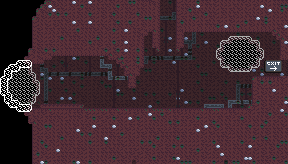

This game map was drawn from its Tiled (.tmx) file and the tilesets committed beside it. A one-line description and the trimmed map source follow:
An orthogonal 72x41 tile map with 4x4 px tiles, 5 tile layers (Background, Pipes background, Pipes foreground, Main, ...), 4 tilesets.

<map version="1.10" tiledversion="1.11.2" orientation="orthogonal" renderorder="right-down" width="72" height="41" tilewidth="4" tileheight="4" infinite="0" nextlayerid="10" nextobjectid="1">
 <tileset firstgid="1" source="../tilesets/metal_plate_tileset.tsx" />
 <tileset firstgid="169" source="../tilesets/glass_tileset.tsx" />
 <tileset firstgid="265" source="../tilesets/pipe_tileset.tsx" />
 <tileset firstgid="405" source="../tilesets/signs_tileset.tsx" />
 <layer id="2" name="Background" width="72" height="41">
  <data>[2952 cells, 1271 non-empty, 23 distinct tile ids]</data>
 </layer>
 <layer id="4" name="Pipes background" width="72" height="41">
  <data>[2952 cells, 121 non-empty, 30 distinct tile ids]</data>
 </layer>
 <layer id="5" name="Pipes foreground" width="72" height="41">
  <data>[2952 cells, 30 non-empty, 19 distinct tile ids]</data>
 </layer>
 <layer id="1" name="Main" width="72" height="41">
  <data>[2952 cells, 1895 non-empty, 38 distinct tile ids]</data>
 </layer>
 <layer id="3" name="Foreground" width="72" height="41">
  <data>[2952 cells, 64 non-empty, 30 distinct tile ids]</data>
 </layer>
</map>